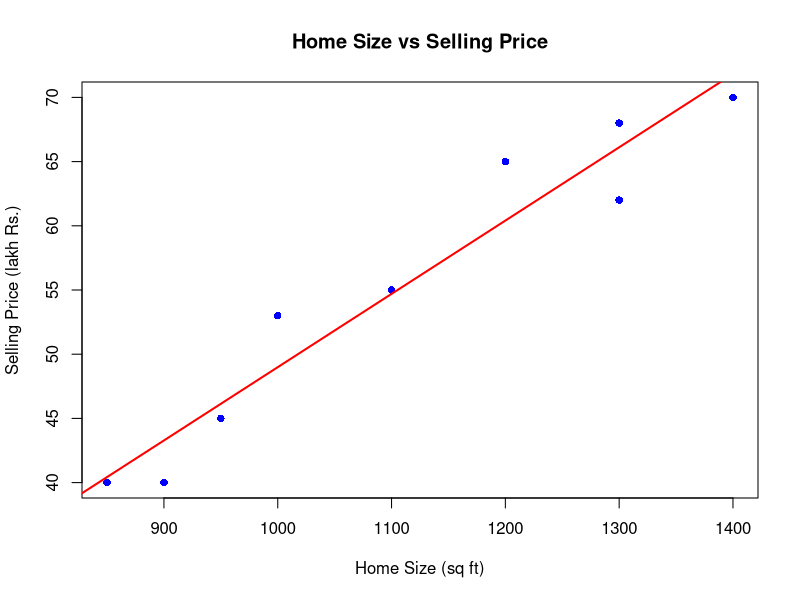
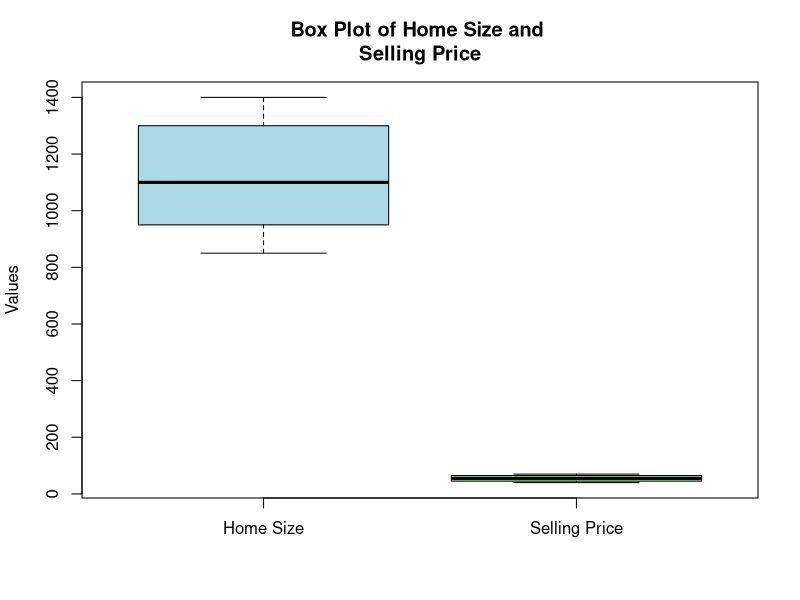
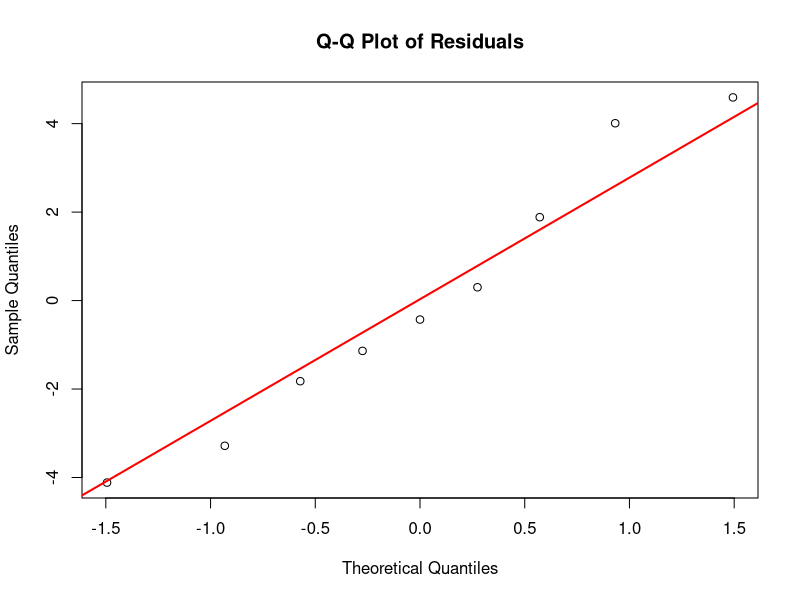
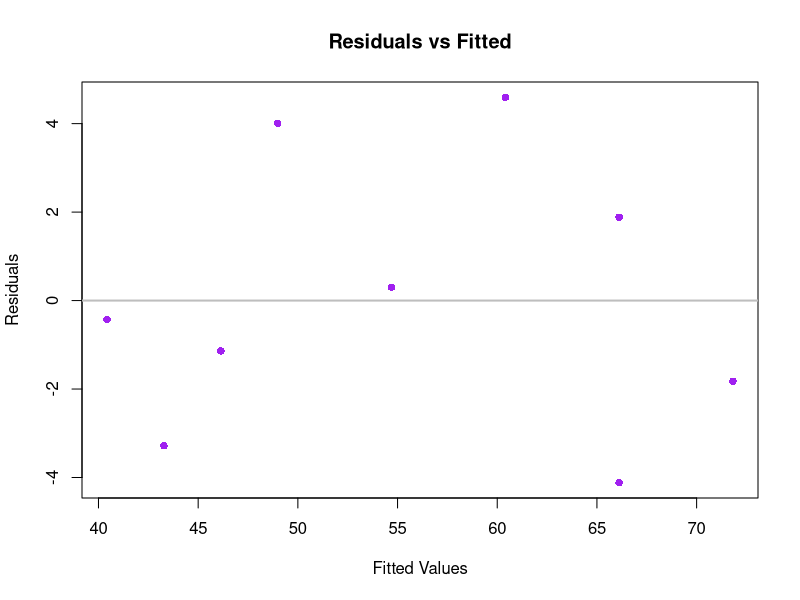

Reproduce these figures in R, in order.

home_size <- c(1400, 1300, 1200, 950, 900, 1000, 1300, 850, 1100)  
selling_price <- c(70, 62, 65, 45, 40, 53, 68, 40, 55) 
data <- data.frame(home_size, selling_price)  

model <- lm(selling_price ~ home_size, data = data)  
summary(model)  

new_home <- data.frame(home_size = 1500) 
predicted_price <- predict(model, new_home)  
 
print(paste("Predicted Selling Price for 1500 sq ft home:", round(predicted_price, 2), "lakh Rs.")) 

plot(home_size, selling_price, pch = 16, col = "blue",main = "Home Size vs Selling Price",xlab = "Home Size (sq ft)", ylab = "Selling Price (lakh Rs.)") 
abline(model, col = "red", lwd = 2)

#Boxplot  
boxplot(home_size, selling_price, names = c("Home Size", "Selling Price"),main = "Box Plot of Home Size and 
Selling Price",col = c("lightblue", "lightgreen"), ylab = "Values")  

# Q-Q Plot  
qqnorm(residuals(model), main = "Q-Q Plot of Residuals") 
qqline(residuals(model), col = "red", lwd = 2)  

# Residuals vs Fitted 
plot(fitted(model), residuals(model), 
     main = "Residuals vs Fitted",
     xlab = "Fitted Values",
     ylab = "Residuals",pch = 16,col = "purple") 
abline(h = 0,col = "grey", lwd = 2) 